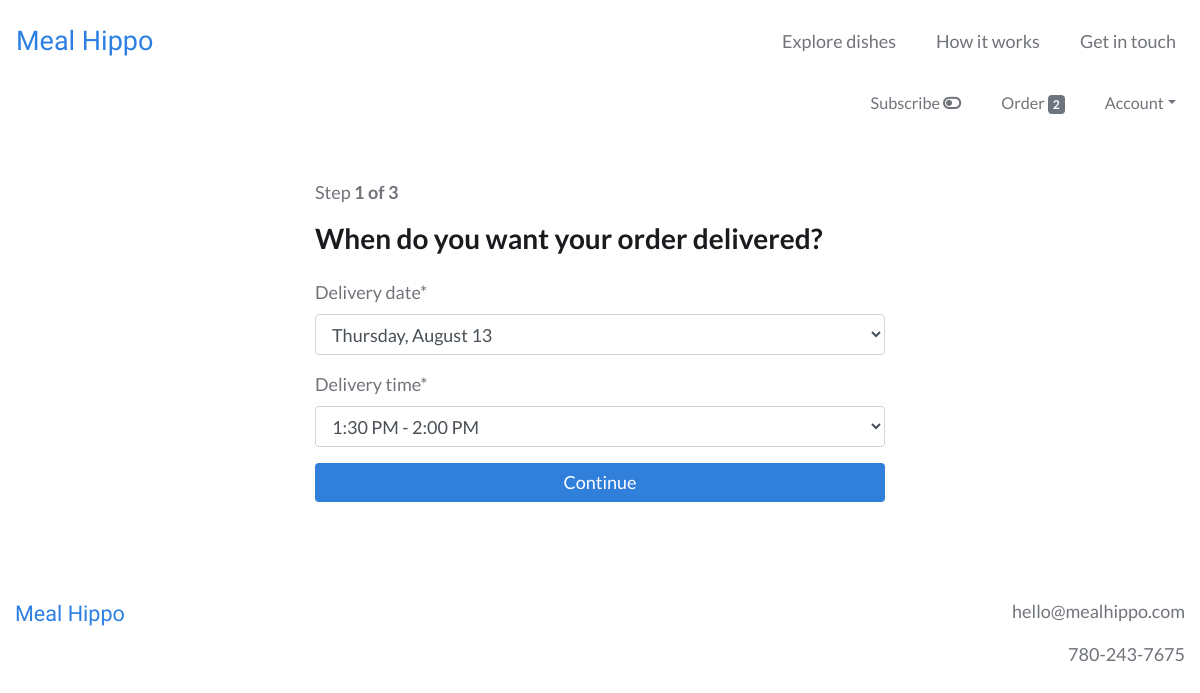
The page /order/timing (signed in) on the database as committed earlier.
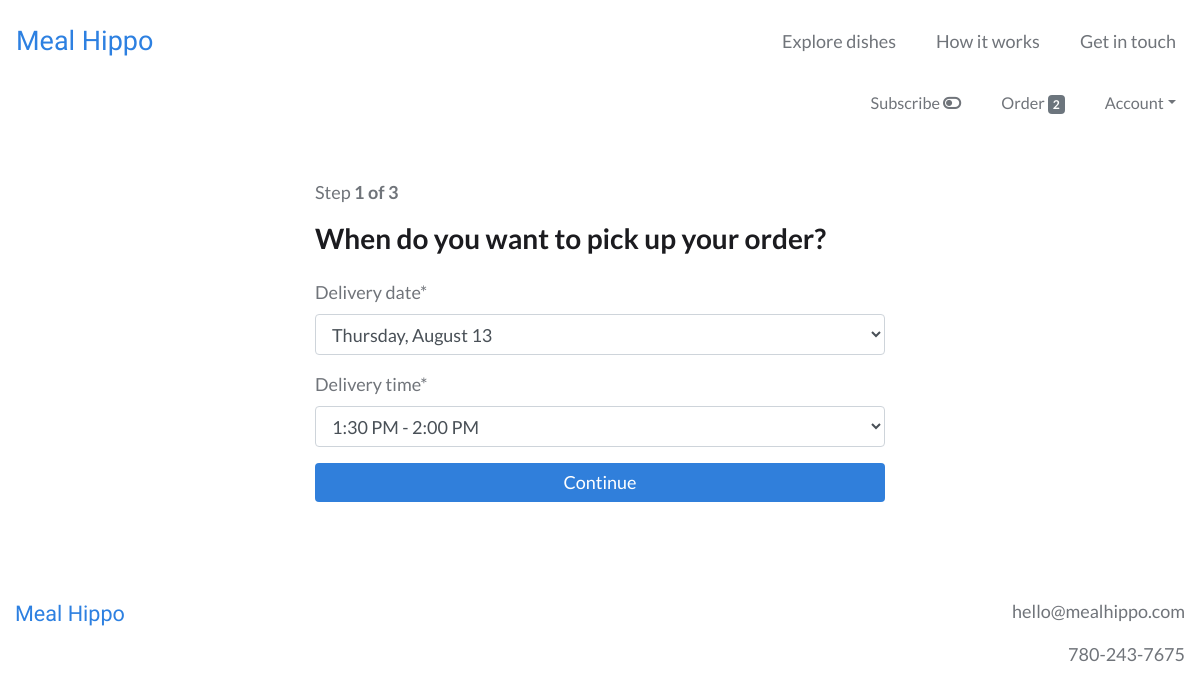
The same page on the database as committed later.
### webplatform/views.py (the view)
# urls.py: path('order/timing', views.OrderTimingView.as_view(), name='order_timing_view'),
class OrderTimingView(IsSubscribedMixin, LoginRequiredMixin, UpdateView):
    login_url = 'login'
    template_name = 'webplatform/order_timing_view.html'
    form_class = forms.OrderTimingForm
    success_url = reverse_lazy('webplatform:order_delivery_view')
    def get_object(self):
        order_qs = models.Order.objects.filter(user=self.request.user, is_completed=False)
        if order_qs.exists():
            order = order_qs[0]
            if order.items.count() > 0:
                return order

### webplatform/templatetags/cart_templatetags.py (called while the page is built)
@register.filter
def cart_item_count(user):
    if user.is_authenticated:
        queryset = models.Order.objects.filter(user=user, is_completed=False)
        if queryset.exists():
            return queryset[0].items.count()
    return 0

### webplatform/views.py (called while the page is built)
    def get_context_data(self, **kwargs):
        context = super(IsSubscribedMixin, self).get_context_data(**kwargs)
        if self.request.user.is_authenticated:
            user_subscription_qs = models.UserSubscription.objects.filter(user=self.request.user)
            user_subscription = user_subscription_qs[0]
            context['is_subscribed'] = user_subscription.is_subscribed
        return context

### webplatform/templates/webplatform/order_timing_view.html (shortened to what this page needs)
{% extends 'base.html' %}
{% load static %}
{% load crispy_forms_tags %}
{% load humanize %}
{% block content %}
<div class="container-fluid my-5">
  <div class="row">
    <div class="col-lg-6 offset-lg-3 col-md-8 offset-md-2 col-12">
      <p>Step <b>1 of 3</b></p>
      {% if order.to_be_delivered %}
        <h3 class="mb-4">When do you want your order delivered?</h3>
      {% else %}
        <h3 class="mb-4">When do you want to pick up your order?</h3>
      {% endif %}
      <form method="post">
        {{ form|crispy }}
        <input type="submit" value="Continue" class="btn btn-primary btn-block">
      </form>
    </div>
  </div>
</div>
{% endblock %}

Rows that differ between the two databases and show on the page:
changed Order "Thursday, August 13": to_be_delivered True → False (drawn)
Other text that changed with them:
text no longer shown: "When do you want your order delivered?"
text now shown: "When do you want to pick up your order?"
